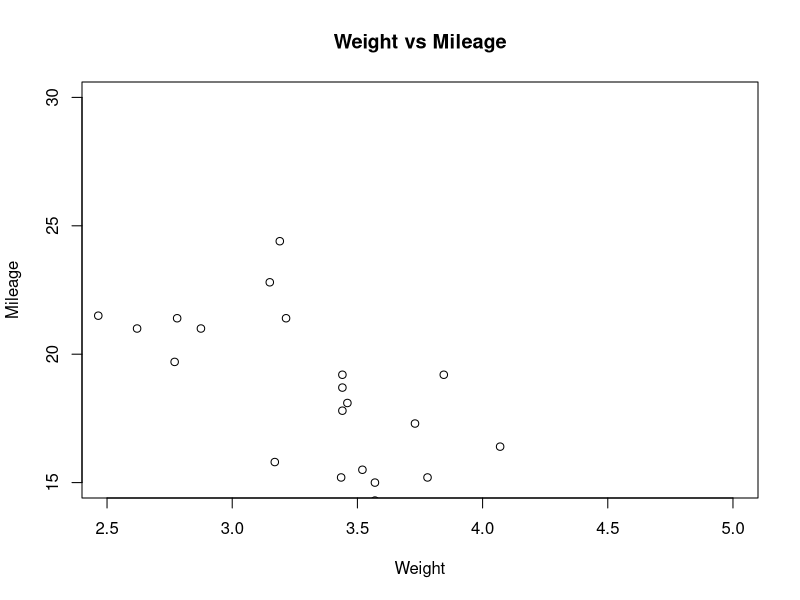

The R script that drew this image:
#Get the input values.
input<-mtcars[,c('wt','mpg')]
#Give the chart file name.
png(file = "scatterplot.png")
#plot the chart for cars with weight between 2.5 to 5 and mileage between 15 and 30.
plot(x=input$wt,y=input$mpg,xlab="Weight",ylab="Mileage",xlim=c(2.5,5),ylim=c(15,30),main="Weight vs Mileage")
#save the file.
dev.off()